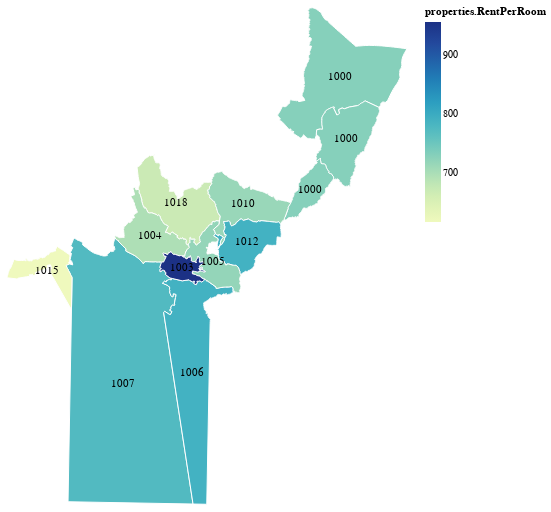

Notebook cell for this chart:
### Code cell
chart = alt_rentPerRoom + text
chart

### Figure 1 — Vega-Lite specification as saved in the notebook (floating-point values rounded to 4 significant figures; data arrays with more than 128 entries replaced by an {"elided": "..."} marker saying what was removed)
{"$schema": "https://vega.github.io/schema/vega-lite/v2.6.0.json", "config": {"view": {"height": 300, "width": 400}}, "layer": [{"data": {"values": [{"geometry": {"coordinates": {"elided": "1x751x2 float values"}, "type": "Polygon"}, "id": "0", "properties": {"AreaPerRoom": 25.98, "INAEND": "nein", "OS_UUID": "{16425D67-E2ED-49E4-96AF-B6EFF17BD36B}", "PLZ": 1000, "RentPerArea": 28.46, "RentPerRoom": 729.7, "STATUS": "real", "SurfaceArea": 131.9, "UUID": "{6978BFC2-E77B-4B5A-BA97-8599B980EEE8}", "ZUSZIFF": 25, "ZipCode": 1000, "x": 6.694, "y": 46.57}, "type": "Feature"}, {"geometry": {"coordinates": {"elided": "1x1115x2 float values"}, "type": "Polygon"}, "id": "1", "properties": {"AreaPerRoom": 25.98, "INAEND": "nein", "OS_UUID": "{49586BA0-ADF3-4615-B7C1-C231F6E7CE55}", "PLZ": 1000, "RentPerArea": 28.46, "RentPerRoom": 729.7, "STATUS": "real", "SurfaceArea": 131.9, "UUID": "{C0F476A1-FA53-4652-9605-9E245B272657}", "ZUSZIFF": 26, "ZipCode": 1000, "x": 6.696, "y": 46.56}, "type": "Feature"}, {"geometry": {"coordinates": {"elided": "1x510x2 float values"}, "type": "Polygon"}, "id": "2", "properties": {"AreaPerRoom": 25.98, "INAEND": "nein", "OS_UUID": "{63E72167-74A9-4509-BA87-3554FE6CD359}", "PLZ": 1000, "RentPerArea": 28.46, "RentPerRoom": 729.7, "STATUS": "real", "SurfaceArea": 131.9, "UUID": "{E0DFA603-CB53-4A86-ABFB-F5CFDDA1F509}", "ZUSZIFF": 27, "ZipCode": 1000, "x": 6.682, "y": 46.54}, "type": "Feature"}, {"geometry": {"coordinates": {"elided": "1x448x2 float values"}, "type": "Polygon"}, "id": "3", "properties": {"AreaPerRoom": 26.19, "INAEND": "nein", "OS_UUID": "{75FE8838-F64A-4DC3-9B21-44D060E97A1A}", "PLZ": 1007, "RentPerArea": 32.61, "RentPerRoom": 774.7, "STATUS": "real", "SurfaceArea": 59.46, "UUID": "{080E42D7-DDA2-4C3C-AE33-1DB65A469E71}", "ZUSZIFF": 0, "ZipCode": 1007, "x": 6.607, "y": 46.49}, "type": "Feature"}, {"geometry": {"coordinates": {"elided": "1x733x2 float values"}, "type": "Polygon"}, "id": "4", "properties": {"AreaPerRoom": 24.13, "INAEND": "nein", "OS_UUID": "{75FE8838-F64A-4DC3-9B21-44D060E97A1A}", "PLZ": 1018, "RentPerArea": 29.41, "RentPerRoom": 669.0, "STATUS": "real", "SurfaceArea": 57.86, "UUID": "{52FAA8E5-811E-4E5C-AFC7-DB929A2560EB}", "ZUSZIFF": 0, "ZipCode": 1018, "x": 6.628, "y": 46.54}, "type": "Feature"}, {"geometry": {"coordinates": {"elided": "1x511x2 float values"}, "type": "Polygon"}, "id": "5", "properties": {"AreaPerRoom": 26.26, "INAEND": "nein", "OS_UUID": "{75FE8838-F64A-4DC3-9B21-44D060E97A1A}", "PLZ": 1010, "RentPerArea": 28.72, "RentPerRoom": 714.4, "STATUS": "real", "SurfaceArea": 76.55, "UUID": "{A4540F46-CD7D-4E26-831B-F02970E8CBE9}", "ZUSZIFF": 0, "ZipCode": 1010, "x": 6.655, "y": 46.54}, "type": "Feature"}, {"geometry": {"coordinates": {"elided": "1x490x2 float values"}, "type": "Polygon"}, "id": "6", "properties": {"AreaPerRoom": 25.35, "INAEND": "nein", "OS_UUID": "{75FE8838-F64A-4DC3-9B21-44D060E97A1A}", "PLZ": 1004, "RentPerArea": 29.35, "RentPerRoom": 697.2, "STATUS": "real", "SurfaceArea": 65.49, "UUID": "{EACC2A20-C4B6-4EA7-9B01-E775056808E7}", "ZUSZIFF": 0, "ZipCode": 1004, "x": 6.618, "y": 46.53}, "type": "Feature"}, {"geometry": {"coordinates": {"elided": "1x483x2 float values"}, "type": "Polygon"}, "id": "7", "properties": {"AreaPerRoom": 27.08, "INAEND": "nein", "OS_UUID": "{75FE8838-F64A-4DC3-9B21-44D060E97A1A}", "PLZ": 1012, "RentPerArea": 30.62, "RentPerRoom": 789.4, "STATUS": "real", "SurfaceArea": 69.87, "UUID": "{092450E0-2079-4118-A9C4-43FFF35696B5}", "ZUSZIFF": 0, "ZipCode": 1012, "x": 6.657, "y": 46.53}, "type": "Feature"}, {"geometry": {"coordinates": {"elided": "1x515x2 float values"}, "type": "Polygon"}, "id": "8", "properties": {"AreaPerRoom": 26.22, "INAEND": "nein", "OS_UUID": "{75FE8838-F64A-4DC3-9B21-44D060E97A1A}", "PLZ": 1006, "RentPerArea": 32.54, "RentPerRoom": 789.2, "STATUS": "real", "SurfaceArea": 61.67, "UUID": "{BC78A8B1-4E80-42C1-B3B2-455E9EE02C70}", "ZUSZIFF": 0, "ZipCode": 1006, "x": 6.635, "y": 46.49}, "type": "Feature"}, {"geometry": {"coordinates": {"elided": "1x666x2 float values"}, "type": "Polygon"}, "id": "9", "properties": {"AreaPerRoom": 24.67, "INAEND": "nein", "OS_UUID": "{75FE8838-F64A-4DC3-9B21-44D060E97A1A}", "PLZ": 1005, "RentPerArea": 29.79, "RentPerRoom": 718.2, "STATUS": "real", "SurfaceArea": 73.9, "UUID": "{44516FCF-FCAC-44A1-8E5E-5F04DF872B8F}", "ZUSZIFF": 0, "ZipCode": 1005, "x": 6.643, "y": 46.52}, "type": "Feature"}, {"geometry": {"coordinates": {"elided": "1x386x2 float values"}, "type": "Polygon"}, "id": "10", "properties": {"AreaPerRoom": 24.86, "INAEND": "nein", "OS_UUID": "{75FE8838-F64A-4DC3-9B21-44D060E97A1A}", "PLZ": 1015, "RentPerArea": 23.45, "RentPerRoom": 616.4, "STATUS": "real", "SurfaceArea": 87, "UUID": "{36546824-9223-4510-9D46-7659C659AB3D}", "ZUSZIFF": 0, "ZipCode": 1015, "x": 6.577, "y": 46.52}, "type": "Feature"}, {"geometry": {"coordinates": {"elided": "1x321x2 float values"}, "type": "Polygon"}, "id": "11", "properties": {"AreaPerRoom": 29.86, "INAEND": "nein", "OS_UUID": "{75FE8838-F64A-4DC3-9B21-44D060E97A1A}", "PLZ": 1003, "RentPerArea": 33.85, "RentPerRoom": 956.7, "STATUS": "real", "SurfaceArea": 77.06, "UUID": "{BA9B3117-6EE8-4E91-96DB-8B3D64EBE1E0}", "ZUSZIFF": 0, "ZipCode": 1003, "x": 6.631, "y": 46.52}, "type": "Feature"}]}, "encoding": {"color": {"field": "properties.RentPerRoom", "type": "quantitative"}, "latitude": {"field": "properties.y", "type": "quantitative"}, "longitude": {"field": "properties.x", "type": "quantitative"}}, "height": 500, "mark": {"stroke": "white", "type": "geoshape"}, "width": 400}, {"data": {"values": [{"geometry": {"coordinates": {"elided": "1x751x2 float values"}, "type": "Polygon"}, "id": "0", "properties": {"AreaPerRoom": 25.98, "INAEND": "nein", "OS_UUID": "{16425D67-E2ED-49E4-96AF-B6EFF17BD36B}", "PLZ": 1000, "RentPerArea": 28.46, "RentPerRoom": 729.7, "STATUS": "real", "SurfaceArea": 131.9, "UUID": "{6978BFC2-E77B-4B5A-BA97-8599B980EEE8}", "ZUSZIFF": 25, "ZipCode": 1000, "x": 6.694, "y": 46.57}, "type": "Feature"}, {"geometry": {"coordinates": {"elided": "1x1115x2 float values"}, "type": "Polygon"}, "id": "1", "properties": {"AreaPerRoom": 25.98, "INAEND": "nein", "OS_UUID": "{49586BA0-ADF3-4615-B7C1-C231F6E7CE55}", "PLZ": 1000, "RentPerArea": 28.46, "RentPerRoom": 729.7, "STATUS": "real", "SurfaceArea": 131.9, "UUID": "{C0F476A1-FA53-4652-9605-9E245B272657}", "ZUSZIFF": 26, "ZipCode": 1000, "x": 6.696, "y": 46.56}, "type": "Feature"}, {"geometry": {"coordinates": {"elided": "1x510x2 float values"}, "type": "Polygon"}, "id": "2", "properties": {"AreaPerRoom": 25.98, "INAEND": "nein", "OS_UUID": "{63E72167-74A9-4509-BA87-3554FE6CD359}", "PLZ": 1000, "RentPerArea": 28.46, "RentPerRoom": 729.7, "STATUS": "real", "SurfaceArea": 131.9, "UUID": "{E0DFA603-CB53-4A86-ABFB-F5CFDDA1F509}", "ZUSZIFF": 27, "ZipCode": 1000, "x": 6.682, "y": 46.54}, "type": "Feature"}, {"geometry": {"coordinates": {"elided": "1x448x2 float values"}, "type": "Polygon"}, "id": "3", "properties": {"AreaPerRoom": 26.19, "INAEND": "nein", "OS_UUID": "{75FE8838-F64A-4DC3-9B21-44D060E97A1A}", "PLZ": 1007, "RentPerArea": 32.61, "RentPerRoom": 774.7, "STATUS": "real", "SurfaceArea": 59.46, "UUID": "{080E42D7-DDA2-4C3C-AE33-1DB65A469E71}", "ZUSZIFF": 0, "ZipCode": 1007, "x": 6.607, "y": 46.49}, "type": "Feature"}, {"geometry": {"coordinates": {"elided": "1x733x2 float values"}, "type": "Polygon"}, "id": "4", "properties": {"AreaPerRoom": 24.13, "INAEND": "nein", "OS_UUID": "{75FE8838-F64A-4DC3-9B21-44D060E97A1A}", "PLZ": 1018, "RentPerArea": 29.41, "RentPerRoom": 669.0, "STATUS": "real", "SurfaceArea": 57.86, "UUID": "{52FAA8E5-811E-4E5C-AFC7-DB929A2560EB}", "ZUSZIFF": 0, "ZipCode": 1018, "x": 6.628, "y": 46.54}, "type": "Feature"}, {"geometry": {"coordinates": {"elided": "1x511x2 float values"}, "type": "Polygon"}, "id": "5", "properties": {"AreaPerRoom": 26.26, "INAEND": "nein", "OS_UUID": "{75FE8838-F64A-4DC3-9B21-44D060E97A1A}", "PLZ": 1010, "RentPerArea": 28.72, "RentPerRoom": 714.4, "STATUS": "real", "SurfaceArea": 76.55, "UUID": "{A4540F46-CD7D-4E26-831B-F02970E8CBE9}", "ZUSZIFF": 0, "ZipCode": 1010, "x": 6.655, "y": 46.54}, "type": "Feature"}, {"geometry": {"coordinates": {"elided": "1x490x2 float values"}, "type": "Polygon"}, "id": "6", "properties": {"AreaPerRoom": 25.35, "INAEND": "nein", "OS_UUID": "{75FE8838-F64A-4DC3-9B21-44D060E97A1A}", "PLZ": 1004, "RentPerArea": 29.35, "RentPerRoom": 697.2, "STATUS": "real", "SurfaceArea": 65.49, "UUID": "{EACC2A20-C4B6-4EA7-9B01-E775056808E7}", "ZUSZIFF": 0, "ZipCode": 1004, "x": 6.618, "y": 46.53}, "type": "Feature"}, {"geometry": {"coordinates": {"elided": "1x483x2 float values"}, "type": "Polygon"}, "id": "7", "properties": {"AreaPerRoom": 27.08, "INAEND": "nein", "OS_UUID": "{75FE8838-F64A-4DC3-9B21-44D060E97A1A}", "PLZ": 1012, "RentPerArea": 30.62, "RentPerRoom": 789.4, "STATUS": "real", "SurfaceArea": 69.87, "UUID": "{092450E0-2079-4118-A9C4-43FFF35696B5}", "ZUSZIFF": 0, "ZipCode": 1012, "x": 6.657, "y": 46.53}, "type": "Feature"}, {"geometry": {"coordinates": {"elided": "1x515x2 float values"}, "type": "Polygon"}, "id": "8", "properties": {"AreaPerRoom": 26.22, "INAEND": "nein", "OS_UUID": "{75FE8838-F64A-4DC3-9B21-44D060E97A1A}", "PLZ": 1006, "RentPerArea": 32.54, "RentPerRoom": 789.2, "STATUS": "real", "SurfaceArea": 61.67, "UUID": "{BC78A8B1-4E80-42C1-B3B2-455E9EE02C70}", "ZUSZIFF": 0, "ZipCode": 1006, "x": 6.635, "y": 46.49}, "type": "Feature"}, {"geometry": {"coordinates": {"elided": "1x666x2 float values"}, "type": "Polygon"}, "id": "9", "properties": {"AreaPerRoom": 24.67, "INAEND": "nein", "OS_UUID": "{75FE8838-F64A-4DC3-9B21-44D060E97A1A}", "PLZ": 1005, "RentPerArea": 29.79, "RentPerRoom": 718.2, "STATUS": "real", "SurfaceArea": 73.9, "UUID": "{44516FCF-FCAC-44A1-8E5E-5F04DF872B8F}", "ZUSZIFF": 0, "ZipCode": 1005, "x": 6.643, "y": 46.52}, "type": "Feature"}, {"geometry": {"coordinates": {"elided": "1x386x2 float values"}, "type": "Polygon"}, "id": "10", "properties": {"AreaPerRoom": 24.86, "INAEND": "nein", "OS_UUID": "{75FE8838-F64A-4DC3-9B21-44D060E97A1A}", "PLZ": 1015, "RentPerArea": 23.45, "RentPerRoom": 616.4, "STATUS": "real", "SurfaceArea": 87, "UUID": "{36546824-9223-4510-9D46-7659C659AB3D}", "ZUSZIFF": 0, "ZipCode": 1015, "x": 6.577, "y": 46.52}, "type": "Feature"}, {"geometry": {"coordinates": {"elided": "1x321x2 float values"}, "type": "Polygon"}, "id": "11", "properties": {"AreaPerRoom": 29.86, "INAEND": "nein", "OS_UUID": "{75FE8838-F64A-4DC3-9B21-44D060E97A1A}", "PLZ": 1003, "RentPerArea": 33.85, "RentPerRoom": 956.7, "STATUS": "real", "SurfaceArea": 77.06, "UUID": "{BA9B3117-6EE8-4E91-96DB-8B3D64EBE1E0}", "ZUSZIFF": 0, "ZipCode": 1003, "x": 6.631, "y": 46.52}, "type": "Feature"}]}, "encoding": {"latitude": {"field": "properties.y", "type": "quantitative"}, "longitude": {"field": "properties.x", "type": "quantitative"}, "text": {"field": "properties.ZipCode", "type": "quantitative"}}, "mark": "text"}]}
